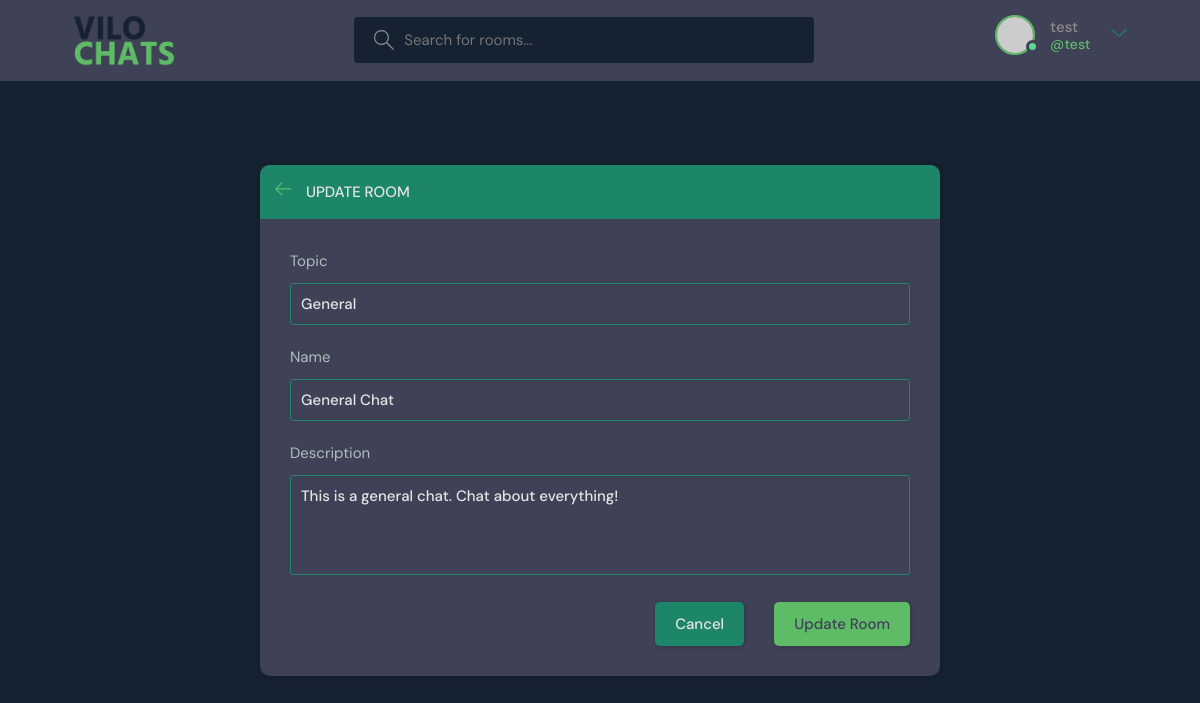
The app's page /update-room/3/ (signed in), older data.
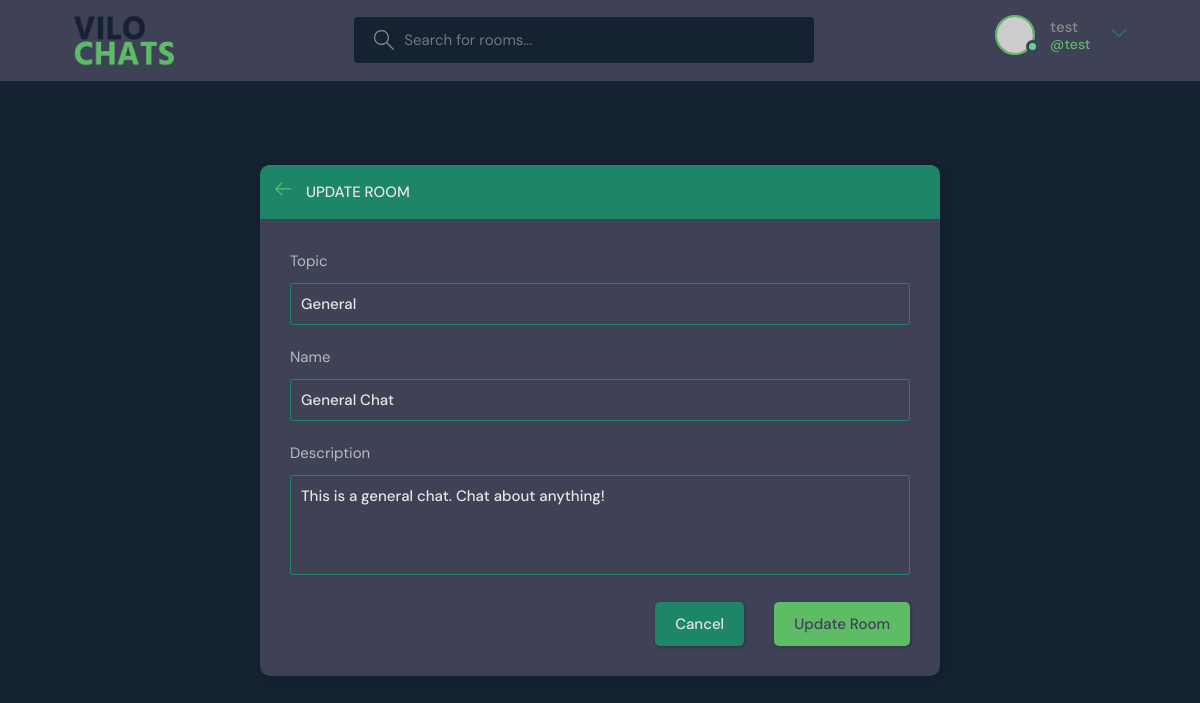
The same page, newer data.
### base/models.py (models this page shows, shortened)
class Room(models.Model):
    host = models.ForeignKey(User, on_delete=models.SET_NULL, null=True)
    topic = models.ForeignKey(Topic, on_delete=models.SET_NULL, null=True)
    name = models.CharField(max_length=200)
    description = models.TextField(null=True, blank=True)
    participants = models.ManyToManyField(User, related_name='participants', blank=True)
    updated = models.DateTimeField(auto_now=True)
    created = models.DateTimeField(auto_now_add=True)
    class Meta:
        ordering = ['-updated', '-created']

class Topic(models.Model):
    name = models.CharField(max_length=200)

### base/views.py (the view, shortened to what this page needs)
# urls.py: path('update-room/<str:pk>/', views.updateRoom, name="update-room"),
@login_required(login_url='login')
def updateRoom(request, pk):
    room = Room.objects.get(id=pk)
    form = RoomForm(instance=room)
    if(request.user != room.host) :
        return HttpResponse('You are not allowed here! Its not your room')
    topics = Topic.objects.all()
    context = {'update': True, 'form': form, 'topics': topics, 'room': room }
    return render(request, 'base/room_create_update.html', context)

### base/forms.py
class RoomForm(ModelForm):
    class Meta:
        model = Room
        fields = '__all__'
        exclude = ['host', 'participants']

### base/templates/base/room_create_update.html (shortened to what this page needs)
{% extends 'main.html' %} {% block content %}
<main class="create-room layout">
  <div class="container">
    <div class="layout__box">
      <div class="layout__boxHeader">
        <div class="layout__boxTitle">
          <a href="{{request.META.HTTP_REFERER}}">
            <svg
              version="1.1"
              xmlns="http://www.w3.org/2000/svg"
              width="32"
              height="32"
              viewBox="0 0 32 32"
            >
              <title>arrow-left</title>
              <path
                d="M13.723 2.286l-13.723 13.714 13.719 13.714 1.616-1.611-10.96-10.96h27.625v-2.286h-27.625l10.965-10.965-1.616-1.607z"
              ></path>
            </svg>
          </a>
          {% if update == True %}
          <h3>Update Room</h3>
          {% else %}
          <h3>Create Room</h3>
          {% endif %}
        </div>
      </div>
      <div class="layout__body">
        <form class="form" action="" method="POST">
          <div class="form__group">
            <label for="room_topic">Topic</label>
            <input
              required
              type="text"
              name="topic"
              id="room_topic"
              list="topic-list"
              value="{{room.topic.name}}"
            />
          </div>
          <div class="form__group">
            <label for="room_name">{{form.name.label}}</label>
            {{form.name}}
          </div>
          <div class="form__group">
            <label for="room_name">{{form.description.label}}</label>
            {{form.description}}
          </div>
          <div class="form__action">
            <a class="btn btn--dark" href="{{request.META.HTTP_REFERER}}">
              Cancel
            </a>
            {% if update == True %}
            <button class="btn btn--main" type="submit">Update Room</button>
            {% else %}
            <button class="btn btn--main" type="submit">Create Room</button>
            {% endif %}
          </div>
        </form>
      </div>
    </div>
  </div>
</main>
{% endblock content %}

Row changes from the older to the newer data that the page shows:
changed Room "General Chat": description "This is a general chat. Chat about everything!" → "This is a general chat. Chat about anything!"
